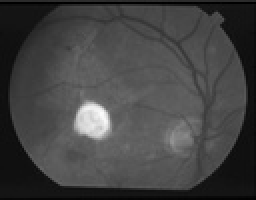
%> input picture final working programs/retinal3.jpg, 128 x 100 px, shrunk from 660 x 516 before the run (shown 2 times larger)
$ octave Secondstage.m   (GNU Octave 9; MATLAB toolbox functions it lacks are replaced by stand-ins)
%> lines starting %> are read from the running program, lines starting %| are printed output that depends on the picture
%%%%%%%%%%%%%%%%%%%%%  gray scale images and histograms to see difference

%while('ch==1')
close all;
clear all;
clc;
beta=input('Enter value of Beta:')
%> the answer given: 3
gamma=input('Enter value of gamma:')
%> the answer given: 2
a=imread('retinal3.jpg');
%> a is the input picture: size 100x128x3 uint8; min 0, max 251, mean 67.1
a=rgb2gray(a);
%> a: size 100x128 uint8
I=a;
%a5=double(a5);
%  a=rgb2gray(a5);

figure;
imshow(a);
title('original image');
figure;
imhist(a);
title('original Histo image');
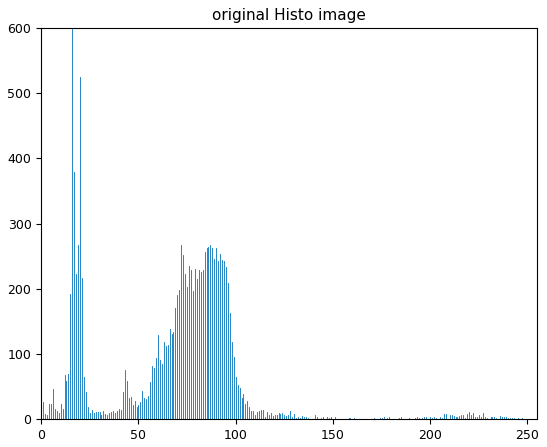
%> figure redrawn from the program's plot data; highest point at x = 16, y = 599
 hgram=[1:256];
 a2=histeq(a,hgram);
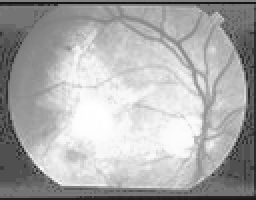
%> a2: size 100x128 uint8 (shown 2 times larger); min 20, max 255, mean 171.6
 figure;
 imshow(a2);
title('trad he image');
figure;
imhist(a2);
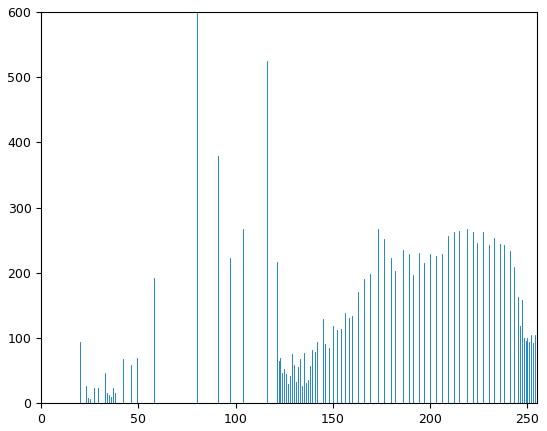
%> figure redrawn from the program's plot data; highest point at x = 80, y = 599

a3=adapthisteq(a);
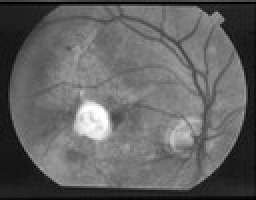
%> a3: size 100x128 uint8 (shown 2 times larger); min 0, max 255, mean 98.4
figure;
imshow(a3);
title('clahe');
figure;
imhist(a3);
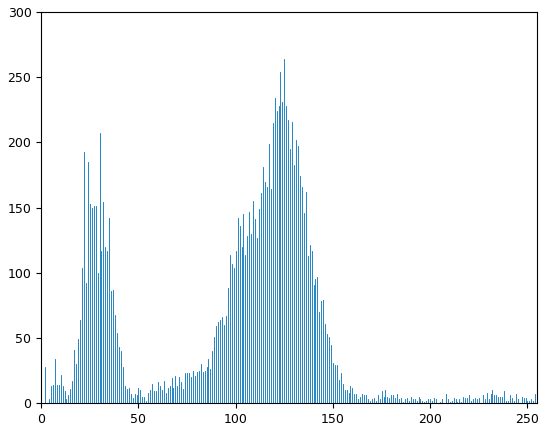
%> figure redrawn from the program's plot data; highest point at x = 125, y = 264

[m,n,q]=size(a);
%> m = 100; n = 128; q = 1
for t=1:q
 l=max(max(a(:,:,t)))+1;
%l=length(a)
[m,n]=size(a(:,:,t));


%NO OF PIXELS HAVING INTENSITY k
b=zeros(1,l);
for k=1:l
    for i=1:m
        for j=1:n
            if a(i,j,t)==k
                b(k)=b(k)+1;
            end;
        end;
    end;
end;
b;

%CONVENTIONAL HISTOGRAM EQUALIZATION
%CALCULATION OF PDF
p=zeros(1,l);
for i=1:l
    p(i)=b(i)/(m*n);     %calc of pdf
end;
% [37 lines of commented-out code are left out]
Pbas=mean(p);
Ph=2*Pbas;
Xm1=mean(a(:,:,t));
Xm=mean(Xm1);
Xm=ceil(Xm);
% gamma=0.35;
% beta=0.35;

%CALCULATION OF ALPHA
alpha=zeros(1,l);
for k=1:Xm
    alpha(k)=((1-((Xm-k)/Xm))^2)*(1-gamma)+gamma;
end;
for k=Xm+1:l
    alpha(k)=((1-((k-Xm)/((l-1)-Xm)))^2)*(1-gamma)+gamma;
end;

%CALCULATION OF Paivhe
for k=1:l
    if p(k)>=Ph
        Pa(k)=Ph;
    end;
    if (p(k)<Ph && p(k)>Pbas)
        Pa(k)=p(k)-(alpha(k)*(p(k)-Pbas)*beta);
    end;
    if p(k)<=Pbas
        Pa(k)=p(k)+(alpha(k)*(Pbas-p(k))*beta);
    end;
end;
% figure;
% bar(Pa);
%CALCULATION OF RUNNING SUM
C=zeros(1,l);
C(1)=Pa(1);
for i=2:l
    C(i)=Pa(i)+C(i-1);
end;
for i=1:l
f(i)=(l-1)*(C(i)/C(l-1));
end;
%figure
%plot(f)
N(:,:,t)=f(a(:,:,t)+1);
end
%> this loop made 1 pass
%> (l, m, n, Pbas, Ph, Xm) on pass 1: (252, 100, 128, 0.00394, 0.00788, 68)
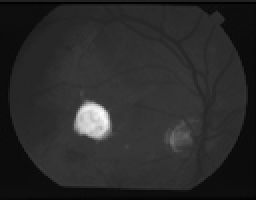
%> N: size 100x128 uint8 (shown 2 times larger); min 1, max 252, mean 42.1
%> after the loop, C = 252 values, max 4.21 at index 252, min 0.0135 at index 1, mean 1.73; Pa = 252 values, max 0.0236 at index 138, min -0.0135 at index 99, mean 0.0167; alpha = 252 values, max 2 at index 69, min 1 at index 68, mean 1.91; b = 252 values, max 599 at index 16, min 0 at index 138, mean 50.42; f = 252 values, max 252 at index 252, min 1 at index 1, mean 103.6; p = 252 values, max 0.0468 at index 16, min 0 at index 138, mean 0.00394
figure;
imshow((N));
figure
imhist(N);
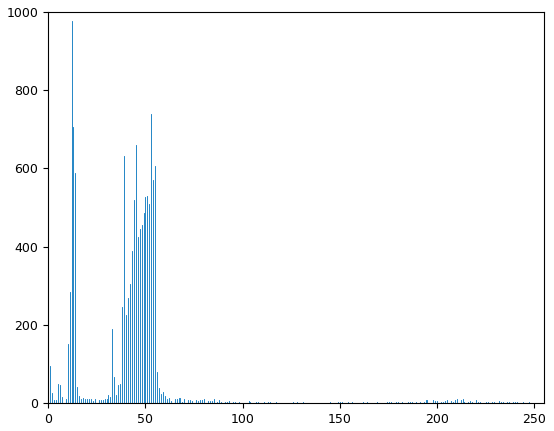
%> figure redrawn from the program's plot data; highest point at x = 12, y = 978

% [136 lines of commented-out code are left out]
